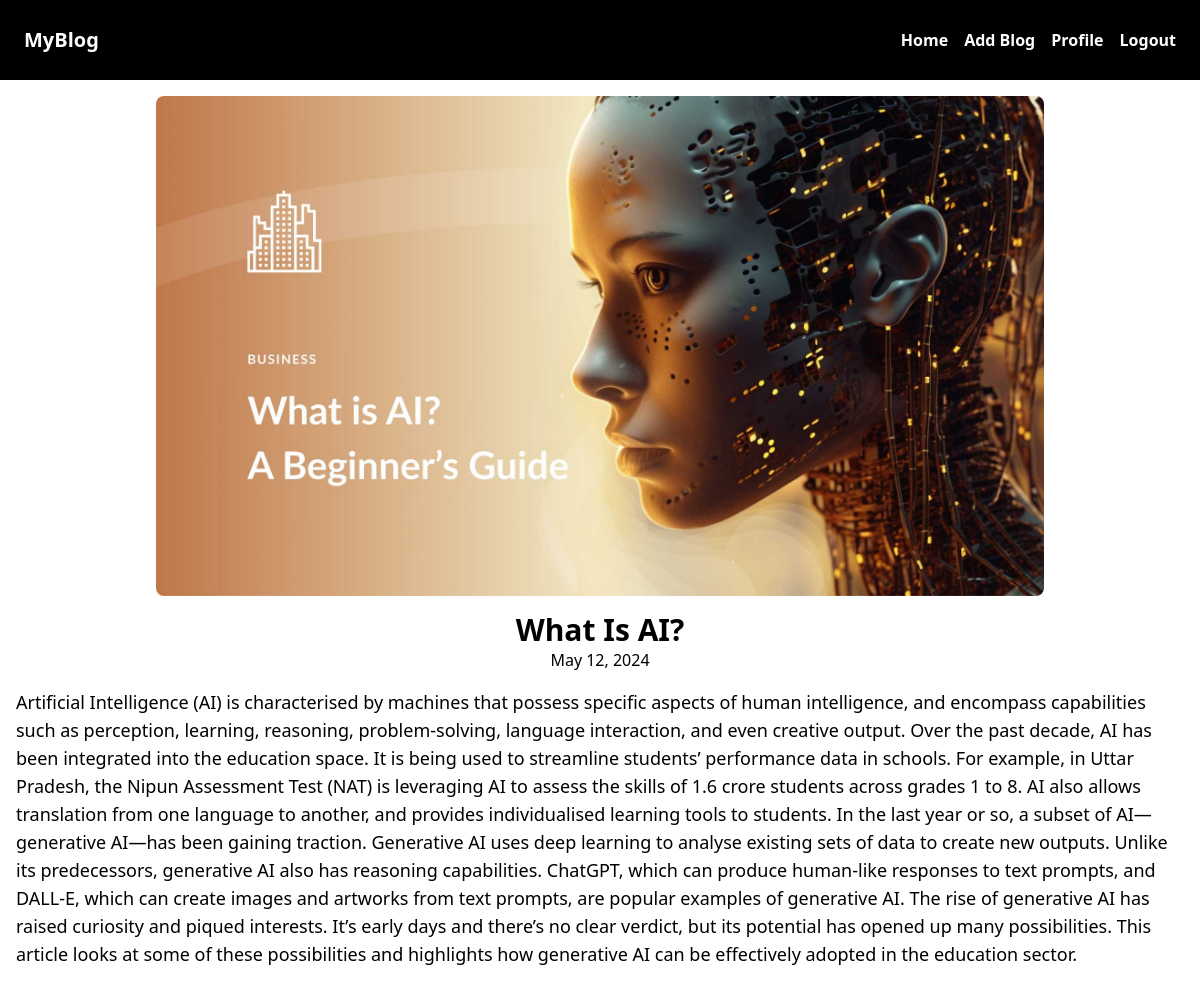
Screenshot of /post/AI (signed in) with the database file from the repository.
### blogs/models.py (models this page shows, shortened)
class Blog(models.Model):
    title = models.CharField(max_length=75)
    body = models.TextField()
    slug = models.SlugField()
    date = models.DateField(auto_now_add=True)
    image = models.ImageField()
    author = models.ForeignKey(User , on_delete=models.CASCADE , default= None)

### blogs/views.py (the view)
# urls.py: path('<slug:slug>', views.blog_page, name="page"),
@login_required(login_url="login")
def blog_page(request , slug):
    blog = Blog.objects.get(slug=slug)
    return render(request, 'blogs/blog_page.html', {'blog': blog})

### blogs/templates/blogs/blog_page.html (shortened to what this page needs)
{% extends 'navbar.html' %}
{% block content %}
    <section class='flex flex-col w-full items-center justify-center overflow-auto p-4 gap-4 '>
        <img
            class="max-w-screen max-h-[500px] rounded-lg"
            src="{{ blog.image.url }}"
            alt="{{ blog.title }}"
        />
        <div>
            <h1 class='text-3xl font-bold'>{{ blog.title }}</h1>
            <p class='text-center'>{{ blog.date }}</p>
        </div>
        <p class='text-lg'>{{ blog.body }}</p>
    </section>
{% endblock %}

### rows the page displays
Blog: image (picture), title "What Is AI?", date "May 12, 2024", body "Artificial Intelligence (AI) is characterised by machines that possess specific aspects of human intelligence, and encompass capabilities such as perception, learning, reasoning, problem-solving, language interaction, and even creative output. Over the past decade, AI has been integrated into the education space. It is being used to streamline students’ performance data in schools. For example, in Uttar Pradesh, the Nipun Assessment Test (NAT) is leveraging AI to assess the skills of 1.6 crore students across grades 1 to 8. AI also allows translation from one language to another, and provides individualised learning tools to students. In the last year or so, a subset of AI—generative AI—has…"
